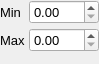
<?xml version="1.0" encoding="UTF-8"?>
<ui version="4.0">
 <class>RangeWidget</class>
 <widget class="QWidget" name="RangeWidget">
  <property name="geometry">
   <rect>
    <x>0</x>
    <y>0</y>
    <width>99</width>
    <height>64</height>
   </rect>
  </property>
  <property name="font">
   <font>
    <pointsize>10</pointsize>
   </font>
  </property>
  <property name="windowTitle">
   <string>Form</string>
  </property>
  <layout class="QGridLayout" name="gridLayout">
   <property name="leftMargin">
    <number>0</number>
   </property>
   <property name="topMargin">
    <number>0</number>
   </property>
   <property name="rightMargin">
    <number>0</number>
   </property>
   <property name="bottomMargin">
    <number>0</number>
   </property>
   <property name="spacing">
    <number>4</number>
   </property>
   <item row="5" column="1">
    <layout class="QFormLayout" name="formLayout">
     <item row="0" column="0">
      <widget class="QLabel" name="Label1">
       <property name="text">
        <string>Min</string>
       </property>
      </widget>
     </item>
     <item row="0" column="1">
      <widget class="ExponentialSpin" name="Spin1">
       <property name="sizePolicy">
        <sizepolicy hsizetype="Expanding" vsizetype="Fixed">
         <horstretch>0</horstretch>
         <verstretch>0</verstretch>
        </sizepolicy>
       </property>
      </widget>
     </item>
     <item row="1" column="0">
      <widget class="QLabel" name="Label2">
       <property name="text">
        <string>Max</string>
       </property>
      </widget>
     </item>
     <item row="1" column="1">
      <widget class="ExponentialSpin" name="Spin2">
       <property name="sizePolicy">
        <sizepolicy hsizetype="Expanding" vsizetype="Fixed">
         <horstretch>0</horstretch>
         <verstretch>0</verstretch>
        </sizepolicy>
       </property>
      </widget>
     </item>
    </layout>
   </item>
  </layout>
 </widget>
 <customwidgets>
  <customwidget>
   <class>ExponentialSpin</class>
   <extends>QDoubleSpinBox</extends>
   <header>gui/widgets/exponentialspin.hui</header>
  </customwidget>
 </customwidgets>
 <resources>
  <include location="../main.qrc"/>
 </resources>
 <connections/>
</ui>
